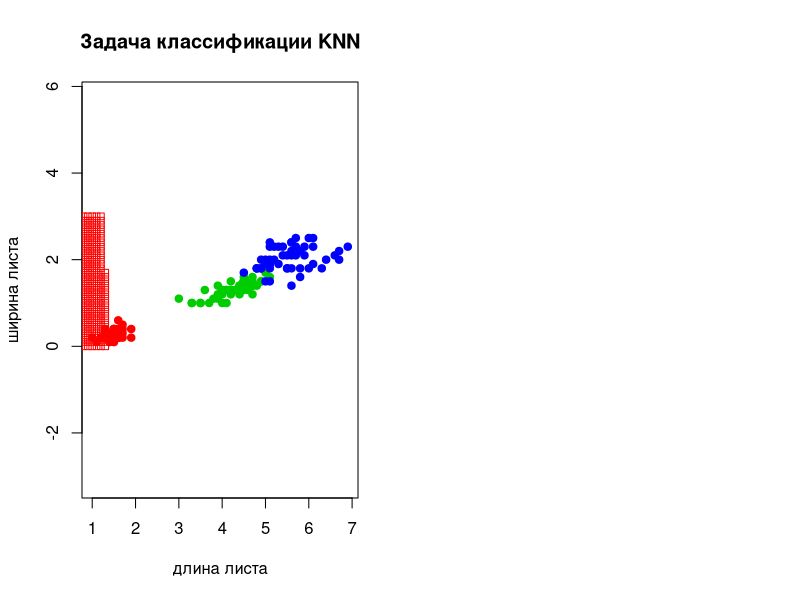

Source code (R): (Note: a time limit stopped this script after it produced the figure.)
#	Решение задачи классификации методом KNN

euclidean_distance <- function(u, v){
#	функция расстояния
     
	sqrt(sum((u - v)^2)) 
}


sort_ojects_by_dist <- function(xl, z, metric_function = euclidean_distance){
#	сортировка

    l <- dim(xl)[1]	# размерность выборки по строкам     
	n <- dim(xl)[2] - 1 	# размерность выборки по столбцам
	distances <- matrix(NA, l, 2) 
	 
	      for (i in 1:l)  
		  {         
			distances[i, ] <- c(i, metric_function(xl[i, 1:n], z))	# расстояние от каждой точки до классифицируемой
		  }  
		  
	 orderedXl <- xl[order(distances[, 2]), ]	# сортируем выборку по расстоянию    
	 return (orderedXl);
}	


knn <- function(xl, z, k) {	  
#	возвращает класс объекта чаще всего встречающейся
	      
	n <- dim(xl)[2] - 1 
	classes <- xl[1:k, n + 1] 
	counts <- table(classes) 
	class <- names(which.max(counts)) 
	return (class)	  
}


loo <- function(xl) {
#	функция возвращает массив средних ошибок
	l <- nrow(xl)
	n <- ncol(xl)
	Sum <- rep(0, l)
	for (i in 1:l){
		z <- xl[i, 1 : (n-1)]
		xl1 <- sort_ojects_by_dist(xl[-i, ], z)		
		for(j in 1:l){
			class <- knn(xl1, z, j)	
			if(xl[i, n] != class) 
				Sum[j] <- Sum[j] + 1/l 	
		}
	}
	return(Sum)
}

optimal <- function(loo){
#	записывает в k индекс минимального значения массива
	k <- which.min(loo)
	return(k)
}

grafic <- function(xl, k, Sumerror){
	par(mfrow = c(1, 2)) # рисуем график knn и loo вместе 

	colors <- c("setosa" = "red", "versicolor" = "green3", "virginica" = "blue") 
	plot(iris[ , 3:4], pch = 21, bg = colors[iris$Species], col = colors[iris$Species], main = "Задача классификации KNN", xlab = "длина листа", ylab = "ширина листа", asp = 1) 
	 
	OY<-c(seq(0.0, 3.0, 0.1)) # от 0 до 3 с шагом 0.1
	OX<-c(seq(0.0, 7.0, 0.1))


	for(i in OX){
		for(j in OY){
			z <- c(i, j)		
			orderedXl <- sort_ojects_by_dist(xl, z)
			class <- knn(orderedXl, z, k) 
			points(z[1], z[2], pch = 22, col = colors[class], asp = 1) 
		}
	}

	plot(Sumerror, type = "l", bg = "blue", col = "blue",  main = "График зависимости LOO от k", xlab = "значение k", ylab = "значение LOO")
	points(k, Sumerror[which.min(Sumerror)], pch = 21, col = "red", bg = "red")
	txt <- paste("k = ", k, "\n", "Loo =", round(Sumerror[which.min(Sumerror)], 3))
	text(k, Sumerror[which.min(Sumerror)], labels = txt, pos = 3)

}

main <- function(){
	xl <- iris[ ,3:5] # выборка
	Sumerror <- loo(xl)
	k <- optimal(Sumerror)
	grafic(xl, k, Sumerror)
}

main()
